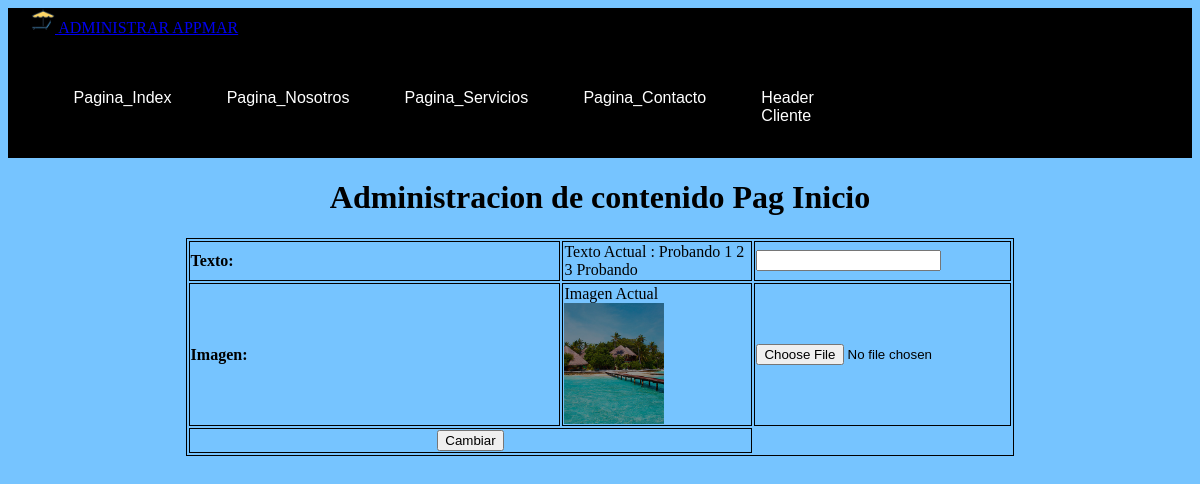
The app's page /appmar/Admin_Inicio.php with its own data.
### tables this page shows
CREATE TABLE `inicio_cont` (
  `Imagen_dir` varchar(200) NOT NULL,
  `Text` text NOT NULL,
  `id` int(11) NOT NULL DEFAULT '1'
);

### appmar/Admin_Inicio.php (the view, shortened to what this page needs)
<html>
<head>
    <link rel="stylesheet" href="css/myStyle.css" />
</head>
<header>
    <?php
        require_once('Layouts/header_ad.php');
    ?>
</header>
<body>
    <center><strong>
            <h1>Administracion de contenido Pag Inicio</h1>
        </strong></center>
    <p>
        <form action="Cambiar_contenidoini.php" method="POST" enctype="multipart/form-data">
            <?php
        $db = new Conexion();
        $sql= ("select * from inicio_cont");
        $result = $db->query($sql);
        $row = $result->fetch_row();
        ?>
            <center>
                <table border="1">
                    <tr>
                        <td><strong>Texto:</strong></td>
                        <td>
                            <?php echo "Texto Actual : ".$row[1]."<br>"; ?>
                        </td>
                        <td> <input type="text" name="txtnom" value=""></td>
                    </tr>
                    <tr>
                        <td><strong>Imagen:</strong></td>
                        <td>
                            <?php echo "Imagen Actual".'<img src="'.$row[0].'" width="100" heigth="100"><br>'; ?>
                        </td>
                        <td><input type="file" name="foto" id="foto"></td>
                    </tr>
                    <tr>
                        <td colspan="2" align="center"><input type="submit" name="enviar" value="Cambiar"></td>
                    </tr>
            </center>
        </form>
        <br><br>
</body>
</html>

### appmar/css/myStyle.css (style rules this page uses)
header { background: #000000; margin-bottom: 10px; max-width: 100%; max-height: 150px; }
body { background: #76C4FF; }
table, th, td { border: 1px solid black; width: 70%; margin: 20px; }

### records on screen
inicio_cont: Text "Probando 1 2 3 Probando", Imagen_dir (picture)
